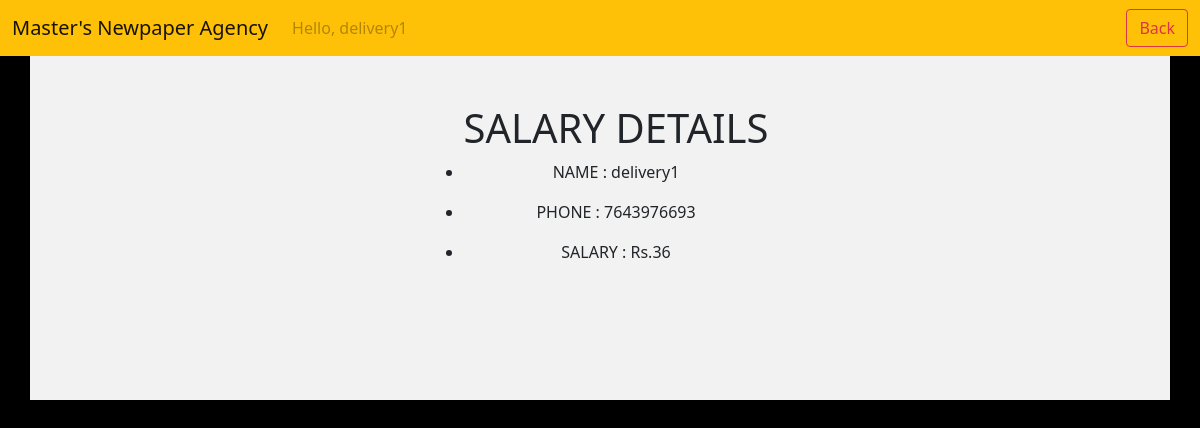
Page /salary/ (signed in) on the earlier database version.
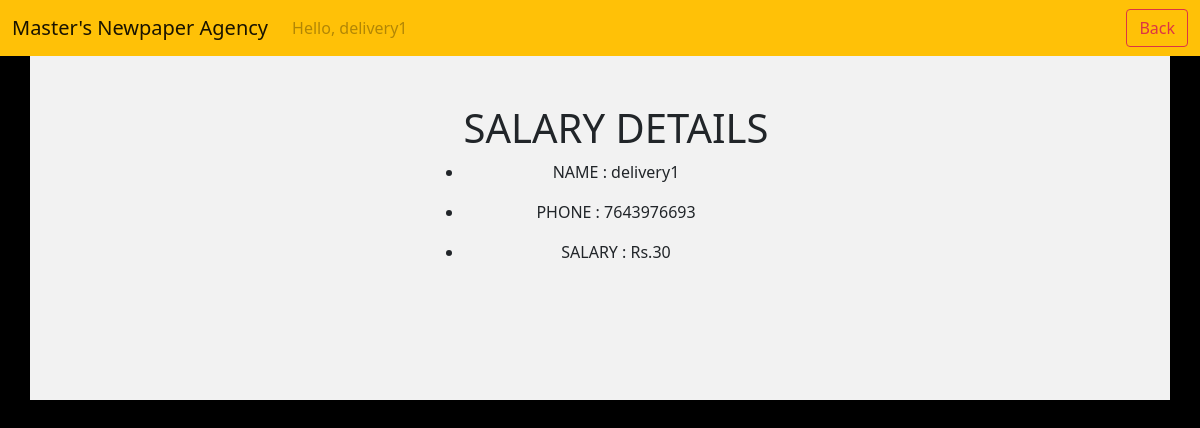
Same page on the later database version.
### accounts/models.py (models this page shows, shortened)
class Deliveryagent(models.Model):
    user = models.OneToOneField(User,null=True, blank = True, on_delete=models.CASCADE)
    name = models.CharField(max_length=200, null= True)
    phone = models.CharField(max_length=200, null=True)
    email = models.CharField(max_length=200)
    profile_pic = models.ImageField(default = "logo.wepg",null=True,blank=True)
    date_created = models.DateTimeField(auto_now_add=True)
    salary_option=models.BooleanField(default=False,null=True)
    salary=models.IntegerField(default=0,blank=True)

### accounts/views.py (the view)
# urls.py: path('salary/', views.salary, name='salary'),
def salary(request):
    deliveryagent=request.user.deliveryagent
    context={'deliveryagent':deliveryagent}
    return render(request,'accounts/salary.html',context)

### accounts/templates/accounts/salary.html (shortened to what this page needs)
 <!DOCTYPE html>
<html lang="en">
  {% load static %}
  <head>
    <link
      href="https://cdn.jsdelivr.net/npm/bootstrap@5.1.3/dist/css/bootstrap.min.css"
      rel="stylesheet"
    />
  </head>
  <body class=" bg-black">
  <nav class="navbar navbar-expand-lg navbar-light bg-warning fixed-top">
      <div class="container-fluid">
        <a class="navbar-brand" href="#">
         Master's Newpaper Agency
        </a>
        <div class="collapse navbar-collapse" id="navbarNavDropdown">
          <ul class="navbar-nav">
          <li class="nav-item">
              <a class="nav-link disabled">Hello, {{request.user}}</a>
            </li>
          </ul>
        </div>
       <a class="btn btn-outline-danger"  href= "{% url 'deliveryagenthome' %}" >Back</a>
      </div>
    </nav>
    <!DOCTYPE html>
    <div style="display:flex; justify-content:center; align-items:center; height:50vh;"class="container">
     <ul> <h1>SALARY DETAILS</h1>
    <li> <p>NAME : {{deliveryagent.name}}</p> </li>
   <li>  <p>PHONE : {{deliveryagent.phone}}</p>
     </li>
    <li>  <p>SALARY : Rs.{{deliveryagent.salary}}</p>
     </li>
     </ul>
  </div>
 </body>
</html>

Differences in the rows shown:
changed Deliveryagent "delivery1": salary "36" → "30"
